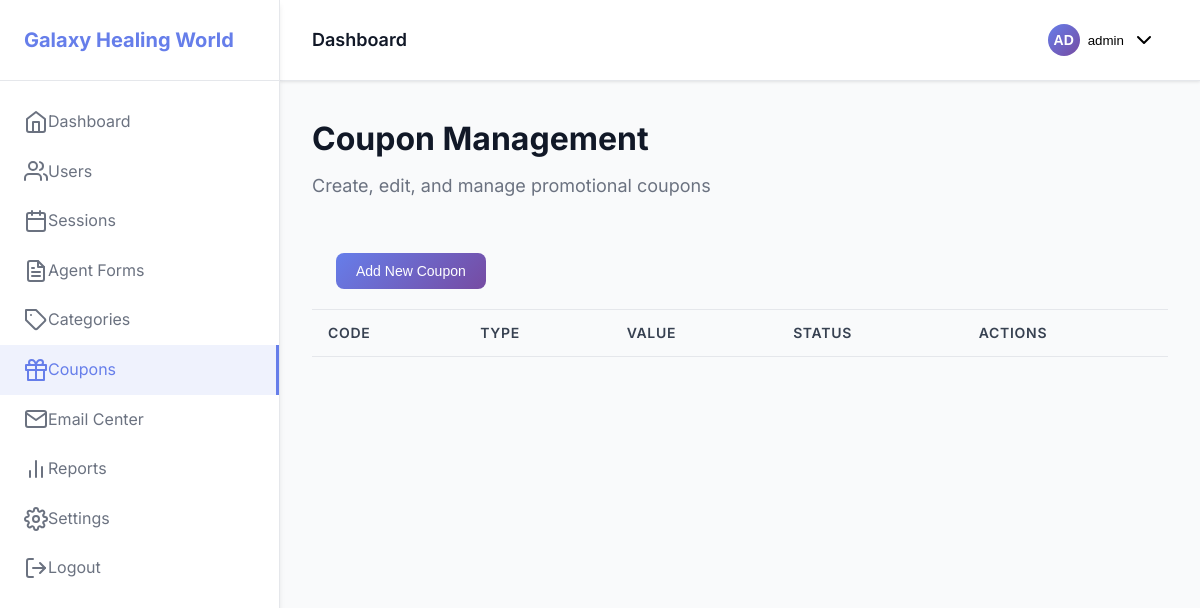
Before: /admin/coupons.php (signed in) with the older database file.
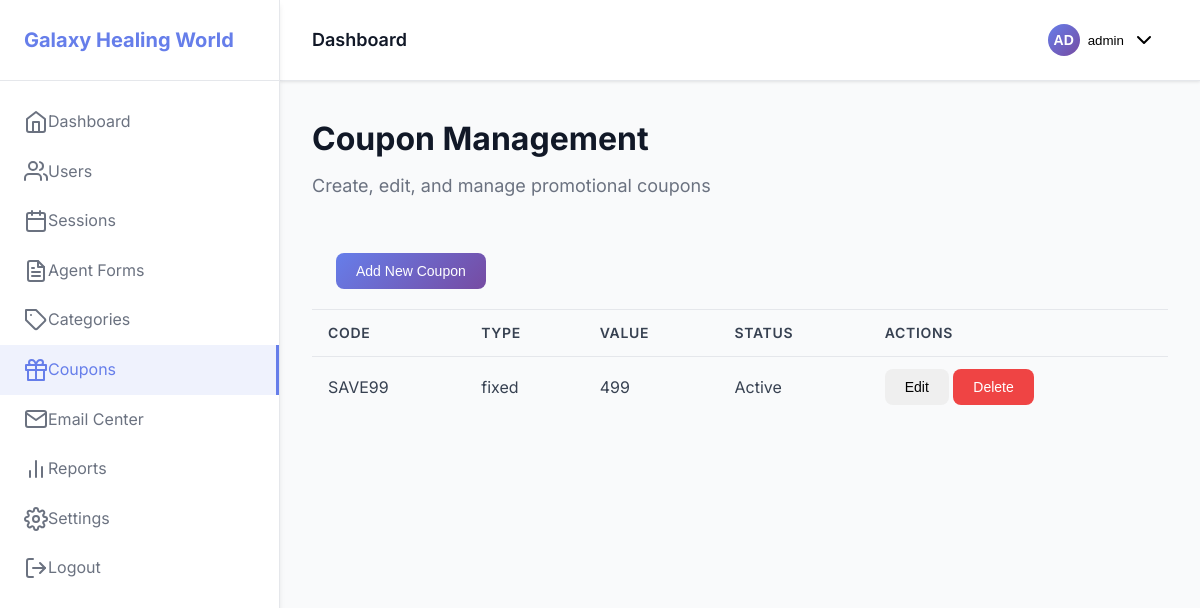
After: the same page with the newer database file.
### tables this page shows
CREATE TABLE coupons (
                id INTEGER PRIMARY KEY AUTOINCREMENT,
                code VARCHAR(255) UNIQUE NOT NULL,
                type VARCHAR(50) NOT NULL,
                value DECIMAL(10, 2) NOT NULL,
                is_active TINYINT DEFAULT 1,
                created_at DATETIME DEFAULT CURRENT_TIMESTAMP
            );

### admin/coupons.php (the view, shortened to what this page needs)
<?php
$db = Database::getInstance()->getConnection();
$coupons = $db->query("SELECT * FROM coupons ORDER BY created_at DESC")->fetchAll();
?>
<!DOCTYPE html>
<html lang="en">
<head>
    <link rel="stylesheet" href="../assets/css/admin.css">
    <link rel="stylesheet" href="https://cdn.jsdelivr.net/npm/feather-icons@4.28.0/feather.min.css">
</head>
<body>
    <div class="admin-layout">
        <?php include 'includes/sidebar.php'; ?>
        <div class="admin-content">
            <?php include 'includes/header.php'; ?>
            <main class="main-content">
                <div class="page-header">
                    <h1>Coupon Management</h1>
                    <p>Create, edit, and manage promotional coupons</p>
                </div>
                <div class="card">
                    <div class="card-header">
                        <button class="btn btn-primary" onclick="openAddModal()">Add New Coupon</button>
                    </div>
                    <div class="card-body">
                        <div class="table-responsive">
                            <table class="table">
                                <thead>
                                    <tr>
                                        <th>Code</th>
                                        <th>Type</th>
                                        <th>Value</th>
                                        <th>Status</th>
                                        <th>Actions</th>
                                    </tr>
                                </thead>
                                <tbody>
                                    <?php foreach ($coupons as $coupon): ?>
                                        <tr>
                                            <td><?= htmlspecialchars($coupon['code']) ?></td>
                                            <td><?= htmlspecialchars($coupon['type']) ?></td>
                                            <td><?= htmlspecialchars($coupon['value']) ?><?= ($coupon['type'] === 'percentage') ? '%' : '' ?></td>
                                            <td><span class="badge badge-<?= $coupon['is_active'] ? 'success' : 'danger' ?>"><?= $coupon['is_active'] ? 'Active' : 'Inactive' ?></span></td>
                                            <td>
                                                <button class="btn btn-sm btn-info" onclick="openEditModal(<?= htmlspecialchars(json_encode($coupon)) ?>)">Edit</button>
                                                <form method="POST" style="display: inline-block;">
                                                    <button type="submit" name="delete_coupon" class="btn btn-sm btn-danger" onclick="return confirm('Are you sure you want to delete this coupon?')">Delete</button>
                                                </form>
                                            </td>
                                        </tr>
                                    <?php endforeach; ?>
                                </tbody>
                            </table>
                        </div>
                    </div>
                </div>
            </main>
        </div>
    </div>
</body>
</html>

Changed rows visible on the page:
added coupons: code "SAVE99", type "fixed", value "499", is_active "Active"
